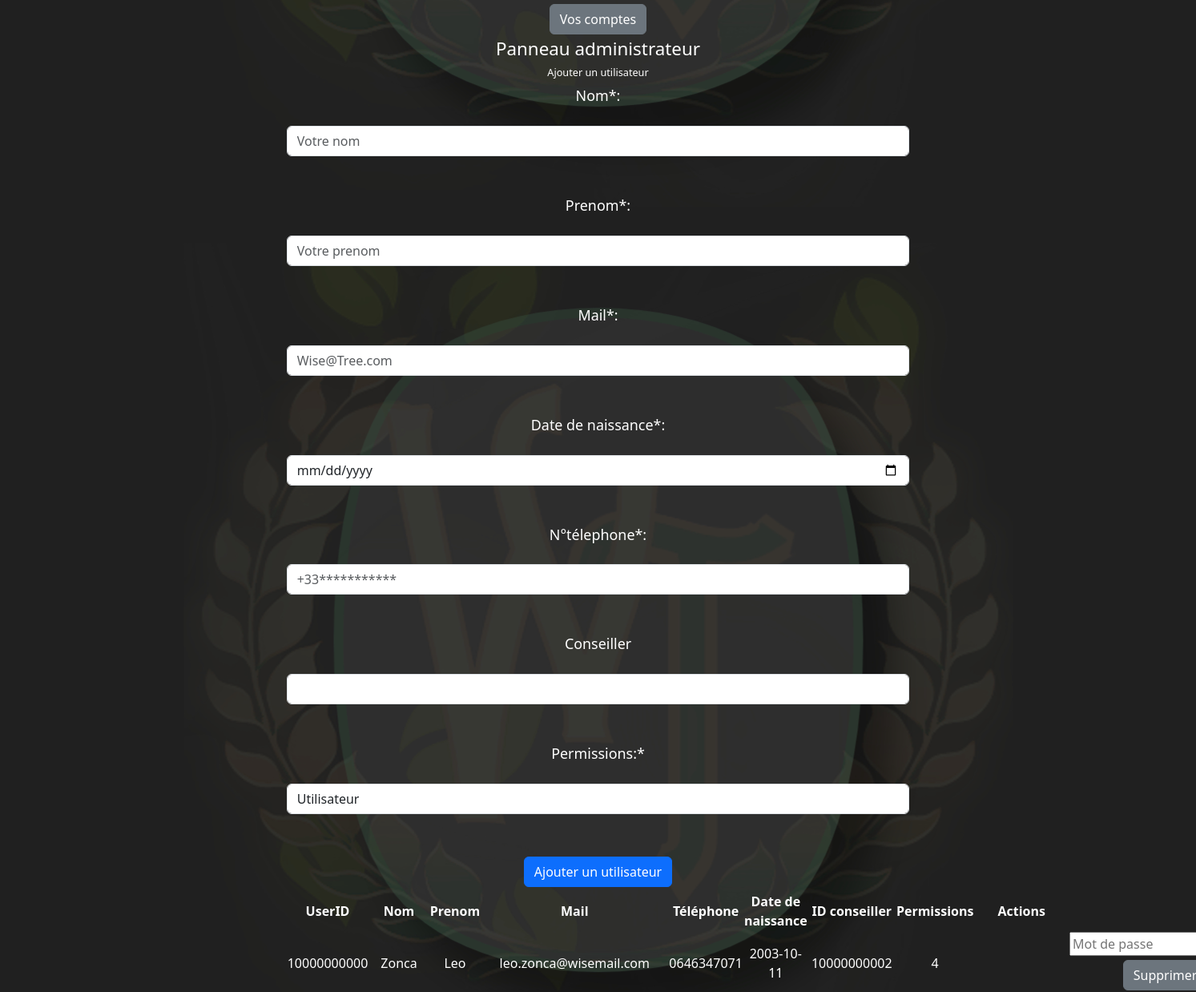
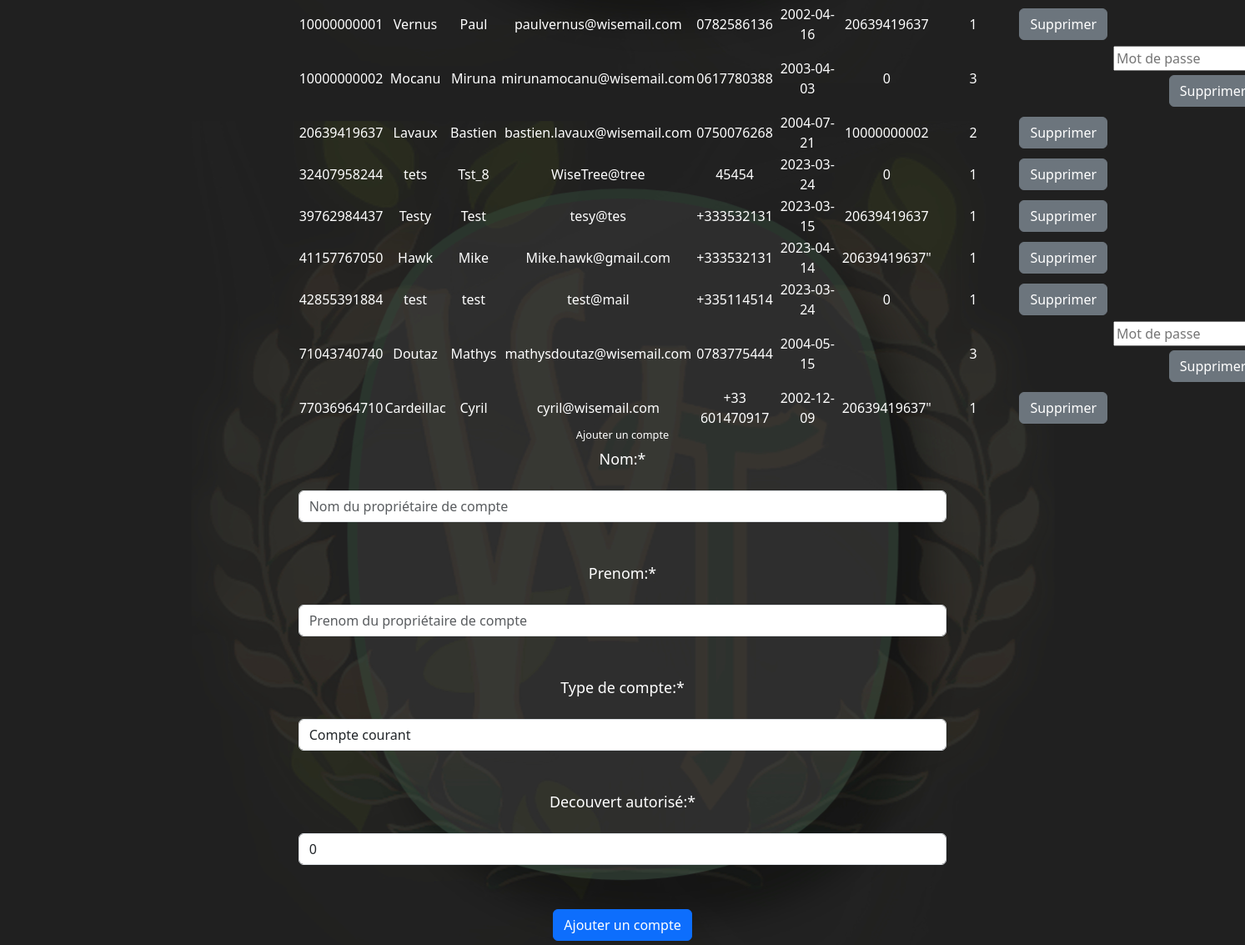
The app's page /panneladmin.php with its own data (2 pictures, top to bottom).
### tables this page shows
CREATE TABLE IF NOT EXISTS `users` (
  `userid` varchar(255) NOT NULL,
  `nom` varchar(255) NOT NULL,
  `prenom` varchar(255) NOT NULL,
  `date_naissance` date NOT NULL,
  `password` varchar(255) NOT NULL,
  `mail` varchar(255) NOT NULL,
  `tel` varchar(255) NOT NULL,
  `idconseiller` varchar(255) DEFAULT NULL,
  `permissions` int NOT NULL DEFAULT '0',
  PRIMARY KEY (`userid`),
  KEY `FK_users_perms` (`permissions`)
);

### panneladmin.php (the view, shortened to what this page needs)
<?php
function displayusers ($bdd) {
    $sql = "SELECT * FROM users ";
    $request = $bdd->prepare($sql);
    $request->execute();
    echo '<table>';
    echo '<tr>
        <th>UserID</th>
        <th>Nom</th>
        <th>Prenom</th>
        <th>Mail</th>
        <th>Téléphone</th>
        <th>Date de naissance</th>
        <th>ID conseiller</th>
        <th>Permissions</th>
        <th>Actions</th>
    </tr>';
    while($data = $request->fetch()){
        echo '<tr>';
        echo '<td>' . $data['userid'] . '</td>';
        echo '<td>' . $data['nom'] . '</td>';
        echo '<td>' . $data['prenom'] . '</td>';
        echo '<td>' . $data['mail'] . '</td>';
        echo '<td>' . $data['tel'] . '</td>';
        echo '<td>' . $data['date_naissance'] . '</td>';
        echo '<td>' . $data['idconseiller'] . '</td>';
        echo '<td>' . $data['permissions'] . '</td>';
        echo '<td>';
        if($data['permissions'] >=3){
            echo '<td>';
            echo '<form method="POST">
                <input type="hidden" name="id" value="'. $data['userid'] .'">
                <input type="password" name="password" placeholder="Mot de passe">
                <input class="btn btn-secondary" type="submit" name="delete" value="Supprimer">
            </form>';
        } else {
            echo '<form method="POST" action="panneladmin.php">
                <input type="hidden" name="id" value="'. $data['userid'] .'">
                <input class="btn btn-secondary" type="submit" name="delete" value="Supprimer" onclick="return confirm(\'Êtes-vous sûr de vouloir supprimer ce compte ? Wallali ?\')">
            </form>';
        }
        echo '</td>';
        echo '</tr>';
    }
    echo'</table>';
}
function checkconseillers($bdd){
    $requetedata = "SELECT * FROM users WHERE permissions = 2";
    $requetedata = $bdd->prepare($requetedata);
    $requetedata->execute();
    echo "<select name='conseiller' class='form-control'>";
    echo "<option value = '' selected></option>";
    while($data = $requetedata->fetch())
    {
        echo "<option value = ". $data['userid'] . "\">" . $data['nom'] . " " . $data['prenom'] . "</option>";
    }
    echo "</select><br><br>";
}
function checkranks($bdd){
    $requetedata = "SELECT * FROM permissions";
    $requetedata = $bdd->prepare($requetedata);
    $requetedata->execute();
    echo "<select name='perms' class='form-control' required>";
    while($data = $requetedata->fetch())
    {
        echo "<option value = ". $data['permissionid'] . "\">" . $data['permissionnom']. "</option>";
    }
    echo "</select><br><br>";
}
  ?>
<!DOCTYPE HTML>
<html lang="fr">
    <head>
        <link href="https://cdn.jsdelivr.net/npm/bootstrap@5.3.0-alpha1/dist/css/bootstrap.min.css" rel="stylesheet">
        <link rel="stylesheet" type="text/css" href="css/style.css">
    </head>
    <body>
        <div class="navbar-nav">
            <form method="POST" action="lescomptes.php">
                <button name="lescomptes" class="btn btn-secondary">Vos comptes</button>
            </form>
        </div>
        <div class="container">
            <div class='login-container'>
            <div class="titre">
                <h1>Panneau administrateur</h1>
            </div>
            <div class ="row">
            <div class="col-sm">
			<div class="loginform">
                <h2>Ajouter un utilisateur</h2>
				<form action="panneladmin.php" method="post">
					<label for="nom">Nom*:</label><br><br>
					<input type="text" id="nom" name="nom" placeholder="Votre nom" class="form-control" required><br><br>
                    <label for="prenom">Prenom*:</label><br><br>
					<input type="text" id="prenom" name="prenom" placeholder="Votre prenom" class="form-control" required><br><br>
                    <label for="email">Mail*:</label><br><br>
					<input type="mail" id="mail" name="email" placeholder="Wise@Tree.com" class="form-control" required><br><br>
					<label for="datenaissance">Date de naissance*:</label><br><br>
					<input type="date" id="date" name="datenaissance" placeholder="11/10/2003" class="form-control" required><br><br>
                    <label for="tel">N°télephone*:</label><br><br>
                    <input type="text" id="tel" name="tel" placeholder="+33***********" class="form-control" required><br><br>
                    <label for="conseiller">Conseiller</label><br><br>
                    <?php
                    $bdd = new PDO('mysql:host=localhost;dbname=wisebankdb;charset=utf8', 'root','');
                            checkconseillers($bdd);
                    ?>
                    <label for="perms">Permissions:*</label><br><br>
                    <?php
                        checkranks($bdd);
                    ?>
					<button name="adduser" class="btn btn-primary">Ajouter un utilisateur</button>
				</form>
                <?php
                    displayusers($bdd);
                ?>
                </div>
                <div class="col-sm">
                    <div class="loginform">
                    <h2>Ajouter un compte</h2>
                    <form action="panneladmin.php" method="post">
                        <label for="nomclient">Nom:*</label><br><br>
                        <input type="text" id="nomclient" name="nomclient" placeholder="Nom du propriétaire de compte" class="form-control" required><br><br>
                        <label for="prenomclient">Prenom:*</label><br><br>
                        <input type="text" id="prenomclient" name="prenomclient" placeholder="Prenom du propriétaire de compte" class="form-control" required><br><br>
                        <label for="nomcompte">Type de compte:*</label><br><br>
                        <select name='nomcompte' class="form-control" required>
                            <option value = "Courant" selected>Compte courant</option>
                        </select><br><br>
                        <label for="decouvert">Decouvert autorisé:*</label><br><br>
                        <select name="decouvert" class="form-control" required>
                            <option value = "0" selected>0</option>
                        </select><br><br>
                        <button name="addcompte" class="btn btn-primary">Ajouter un compte</button>
                    </form>
                </div>
            </div>
                </div>
            </div>
        </div>
	</body>
</html>

### css/style.css (style rules this page uses)
body { background-image: url("../background.png"); height: 100%; background-position-y: 40%; background-position-x: 50%; text-align: center; }
h1 { font-size: 1.5vw; text-align: center; }
h2 { font-size: 0.85vw; text-align: center; }
label { font-size: 1.2vw; }
button { width: fit-content; font-size: 0.9vw; }
.container { color: white; }
div.login-container { color: white; margin-left: 20%; margin-right: 20%; }
div.login-container h1 { margin-left: 20%; margin-right: 20%; opacity: 1; }
.btn.btn-primary { margin: 5px; }
.btn.btn-secondary { margin: 5px; }

### panneladmin.php (style rules this page uses)
body { background-image: url("background.png"); height: 100%; background-position-y: 20%; background-position-x: 50%; }

### records on screen
users: userid "10000000000", nom "Zonca", prenom "Leo", mail "leo.zonca@wisemail.com", tel "0646347071", date_naissance "2003-10-11", idconseiller "10000000002", permissions "4"
users: userid "10000000001", nom "Vernus", prenom "Paul", mail "paulvernus@wisemail.com", tel "0782586136", date_naissance "2002-04-16", idconseiller "20639419637", permissions "1"
users: userid "10000000002", nom "Mocanu", prenom "Miruna", mail "mirunamocanu@wisemail.com", tel "0617780388", date_naissance "2003-04-03", idconseiller "0", permissions "3"
users: userid "20639419637", nom "Lavaux", prenom "Bastien", mail "bastien.lavaux@wisemail.com", tel "0750076268", date_naissance "2004-07-21", idconseiller "10000000002", permissions "2"
users: userid "32407958244", nom "tets", prenom "Tst_8", mail "WiseTree@tree", tel "45454", date_naissance "2023-03-24", idconseiller "0", permissions "1"
users: userid "39762984437", nom "Testy", prenom "Test", mail "tesy@tes", tel "+333532131", date_naissance "2023-03-15", idconseiller "20639419637", permissions "1"
users: userid "41157767050", nom "Hawk", prenom "Mike", mail "Mike.hawk@gmail.com", tel "+333532131", date_naissance "2023-04-14", idconseiller "20639419637\"", permissions "1"
users: userid "42855391884", nom "test", prenom "test", mail "test@mail", tel "+335114514", date_naissance "2023-03-24", idconseiller "0", permissions "1"
users: userid "71043740740", nom "Doutaz", prenom "Mathys", mail "mathysdoutaz@wisemail.com", tel "0783775444", date_naissance "2004-05-15", permissions "3"
users: userid "77036964710", nom "Cardeillac", prenom "Cyril", mail "cyril@wisemail.com", tel "+33 601470917", date_naissance "2002-12-09", idconseiller "20639419637\"", permissions "1"

### other values on screen
form field perms "Utilisateur"
